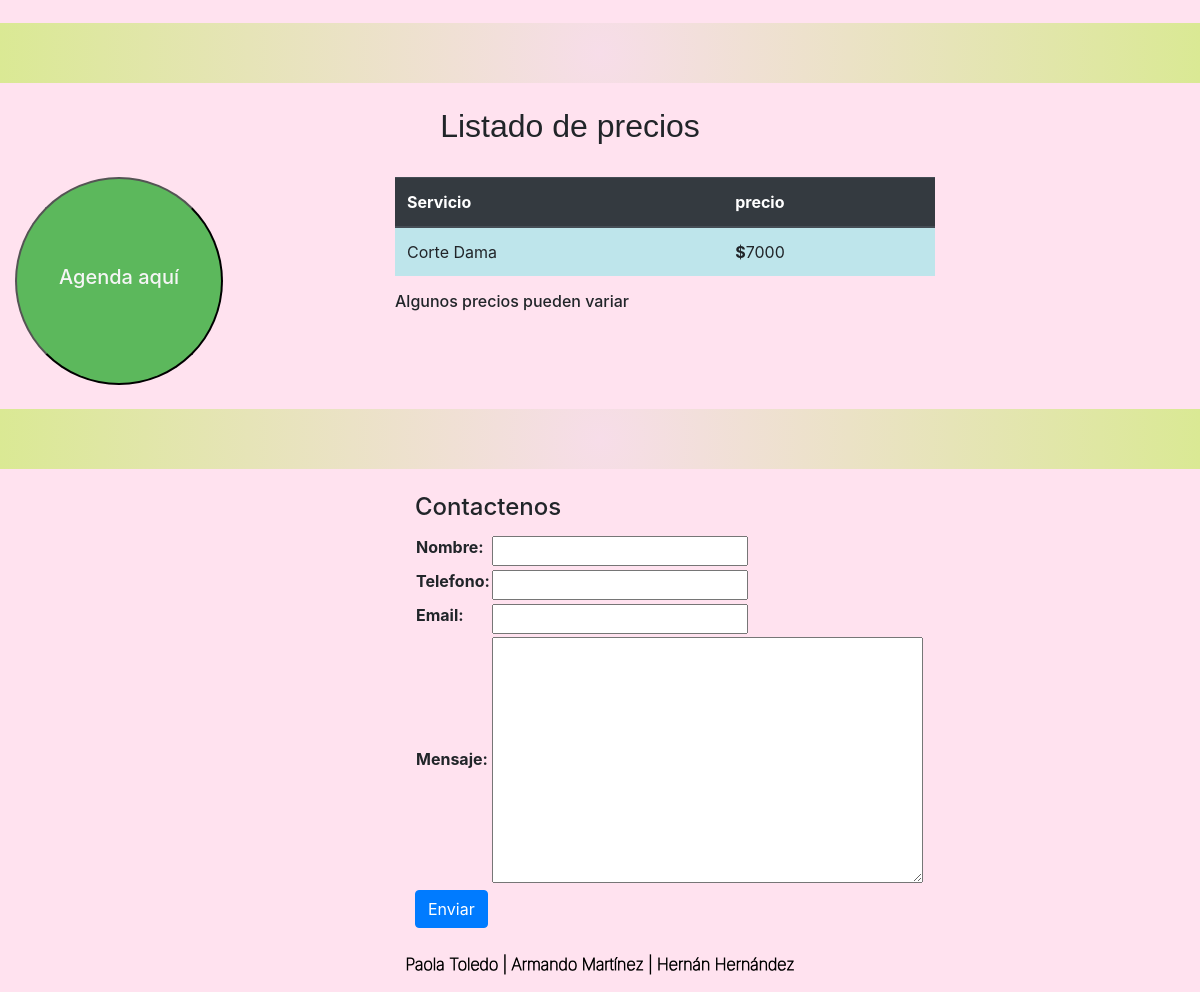
The app's page / (lower part), older data.
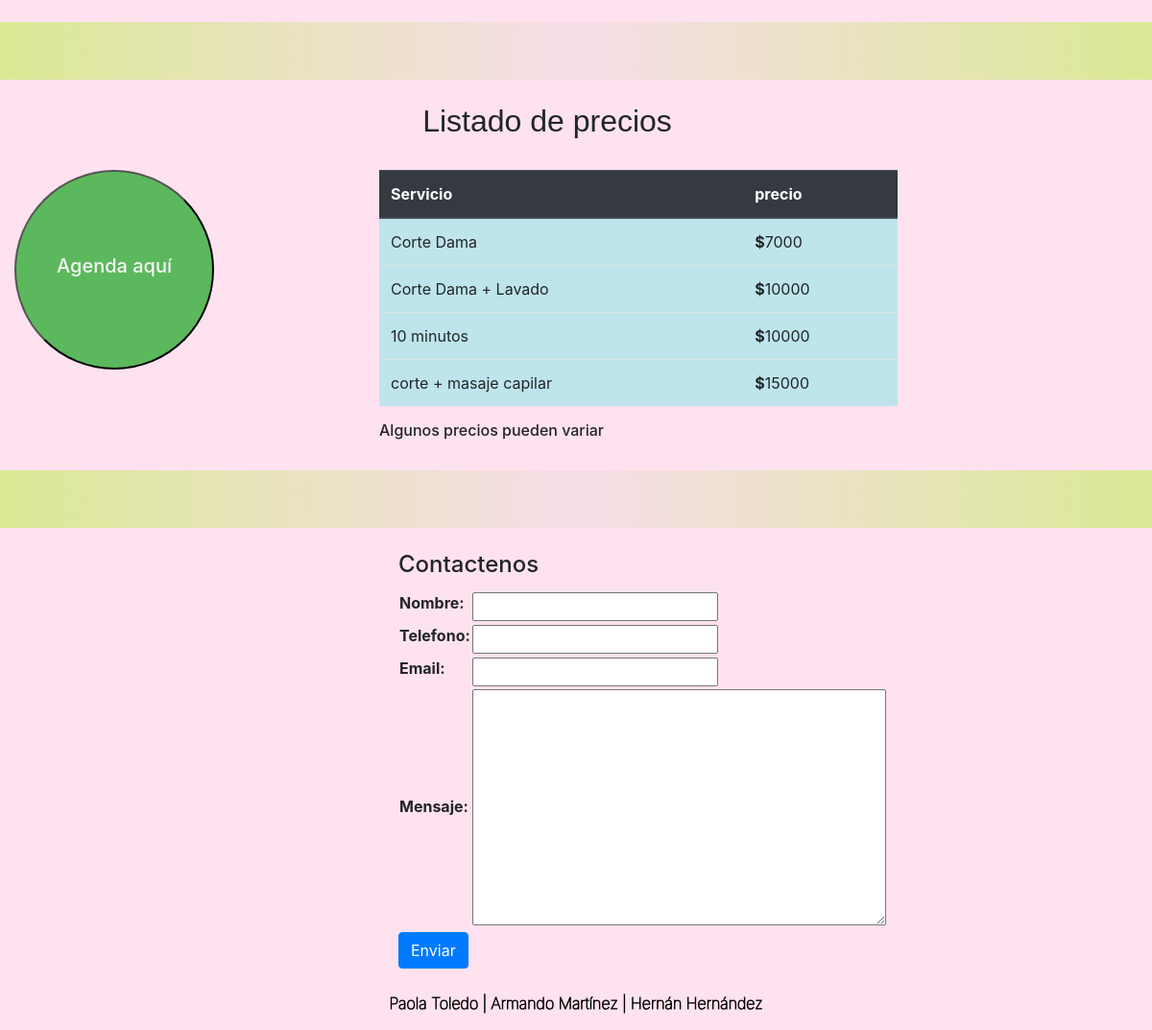
The same page, newer data.
### core/models.py (models this page shows, shortened)
class Servicio(models.Model):
    nombre = models.CharField(max_length=200)
    precio = models.IntegerField()
    tipo = models.ForeignKey(TipoServicio, on_delete=models.CASCADE)

### core/views.py (the view, shortened to what this page needs)
# urls.py: path('', Home, name="home"),
def Home(request):
    serv = Servicio.objects.all()
    form = ContactForm(request.POST or None)
    data = {
        'servicio':serv,
        'form':form
    }
    return render(request, 'core/home.html', data)

### core/forms.py
class ContactForm(forms.Form):
    nombre = forms.CharField()
    telefono = forms.IntegerField()
    email = forms.EmailField()
    mensaje = forms.CharField(widget=forms.Textarea(attrs={'draggable': False}))

### core/templates/core/home.html (shortened to what this page needs)
{% extends 'core/base.html' %}
{% load static %}
{% block content %}
<br>
<br>
<br>
<div class="division" id="precios"></div>
<br>
<div id="listaPrecios" class="container">
    <h2>Listado de precios</h2>
    <br>
    <div class="row">
        <div class="col-sm-4">
            <a href="{% url 'agendar' %}" style="text-decoration:none">
                <button id="btnAgendar" class="circleButton" >
                    <h5 class="textoAgendar">Agenda aquí</h5>
                 </button>
            </a>
        </div>
        <div class="col-sm-6">
            <table class="table table-striped">
                <thead class="thead-dark">
                    <tr>
                        <th>Servicio</th>
                        <th>precio</th>
                    </tr>
                </thead>
                {% for s in servicio %}
                <thead class="thead-light">
                    <tr>
                        <td class="table-info">{{ s.nombre }}</td>
                        <td class="table-info"><strong>$</strong>{{ s.precio }}</td>
                    </tr>
                </thead>
                {% endfor %}
            </table>
            <h6>Algunos precios pueden variar</h6>
        </div>
    </div>
</div>
<br>
<div class="division" id="precios"></div>
<br>
<div class="row">
    <div class="col-sm-4" >
    </div>
    <div class='col-sm-4 col-sm-offset-3' id="contacto">
        <form method="POST" action="">
            <h4 class="card-title">Contactenos</h4>
            <table>
                {{form.as_table}}
            </table>
            <a href=""><button type="submit" class="btn btn-primary">Enviar</button></a>
        </form>
    </div>
</div>
<br>
<footer>
    <div class="row">
        <div class="col-sm-1"></div>
        <div class="col-sm-10">
            <p class="fundadores" style="text-align: center;">Paola Toledo | Armando Martínez | Hernán Hernández</p>
        </div>
        <div class="col-sm-1"></div>
    </div>
</footer>
{% endblock %}

### core/templates/core/base.html (shortened to what this page needs)
<!doctype html>
<html lang="es">
<head>
    {% load pwa %}
    {% load static %}
    <link rel="stylesheet" href="https://cdnjs.cloudflare.com/ajax/libs/font-awesome/4.7.0/css/font-awesome.min.css">
    <link rel="stylesheet" href="{% static 'core/bootstrap-4.4.1-dist/css/bootstrap.min.css' %}" />
    <link rel="stylesheet" href="{% static 'core/css/estilos.css' %}">
    <link rel="stylesheet" href="{% static 'core/css/iconBar.css' %}">
</head>
<body>
    <br><br>
    {% block content %}
    {% endblock %}
</body>
</html>

### core/static/core/css/estilos.css (style rules this page uses)
html,body { margin: 0; padding: 0; height: 100%; background: rgb(255, 226, 239); }
.container { margin: 0%; padding: 0%; width: 100%; }
.row { margin: 0%; padding: 0%; width: 100%; }
p.fundadores { font-weight: 16; color: black; -webkit-text-stroke: 1px black; }
body { background: rgb(148,187,233); background: linear-gradient(180deg, rgba(148,187,233,1) 0%, rgb(255, 226, 239,1) 100%); }
div.division { width: 100%; height: 60px; background: rgb(247,221,233); background: radial-gradient(circle, rgba(247,221,233,1) 0%, rgba(218,233,148,1) 100%); margin:0; padding: 0; }
.row { margin:0; padding: 0; }
h2 { font-family: "Comic Sans MS", cursive, sans-serif; text-align: center; }
.circleButton { width: 13rem; height: 13rem; display: flex; -webkit-border-radius: 50%; border-radius: 50%; background: #5cb85c; justify-content: center; align-items: center; text-align: center; }
.textoAgendar { color: whitesmoke; }

Row changes from the older to the newer data that the page shows:
added Servicio: nombre "Corte Dama + Lavado", precio "10000"
added Servicio: nombre "10 minutos", precio "10000"
added Servicio: nombre "corte + masaje capilar", precio "15000"
